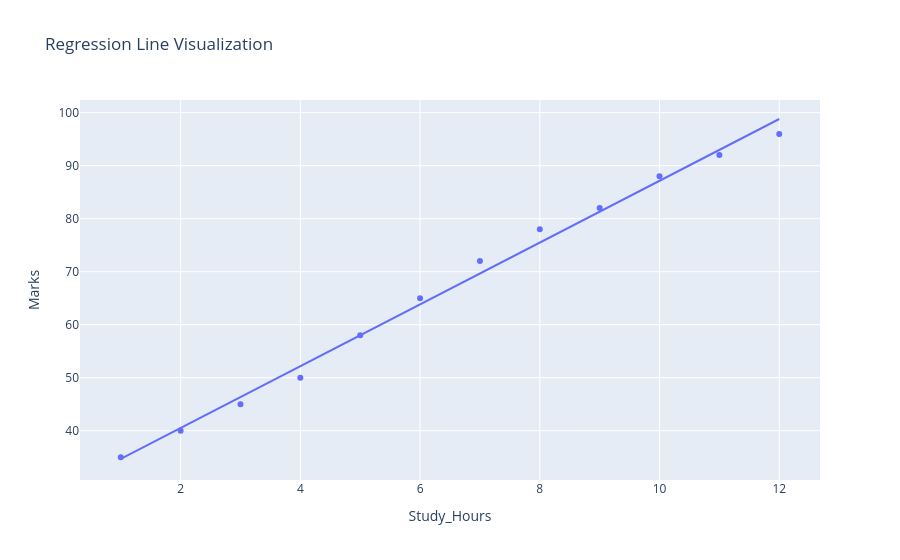

Write notebook code for a chart like this one.
### Markdown cell above
#### Plot 4

### Code cell
fig = px.scatter(
    df,
    x="Study_Hours",
    y="Marks",
    trendline="ols",
    title="Regression Line Visualization"
)

fig.show()

### Figure 1 — Plotly figure (JSON) as saved in the notebook; plotly's stock layout.template omitted (floating-point values rounded to 4 significant figures)
{"data": [{"hovertemplate": "Study_Hours=%{x}<br>Marks=%{y}<extra></extra>", "legendgroup": "", "marker": {"color": "#636efa", "symbol": "circle"}, "mode": "markers", "name": "", "orientation": "v", "showlegend": false, "type": "scatter", "x": [1, 2, 3, 4, 5, 6, 7, 8, 9, 10, 11, 12], "xaxis": "x", "y": [35, 40, 45, 50, 58, 65, 72, 78, 82, 88, 92, 96], "yaxis": "y"}, {"hovertemplate": "<b>OLS trendline</b><br>Marks = 5.82867 * Study_Hours + 28.8636<br>R<sup>2</sup>=0.993852<br><br>Study_Hours=%{x}<br>Marks=%{y} <b>(trend)</b><extra></extra>", "legendgroup": "", "marker": {"color": "#636efa", "symbol": "circle"}, "mode": "lines", "name": "", "showlegend": false, "type": "scatter", "x": [1, 2, 3, 4, 5, 6, 7, 8, 9, 10, 11, 12], "xaxis": "x", "y": [34.69, 40.52, 46.35, 52.18, 58.01, 63.84, 69.66, 75.49, 81.32, 87.15, 92.98, 98.81], "yaxis": "y"}], "layout": {"legend": {"tracegroupgap": 0}, "title": {"text": "Regression Line Visualization"}, "xaxis": {"anchor": "y", "domain": [0, 1], "title": {"text": "Study_Hours"}}, "yaxis": {"anchor": "x", "domain": [0, 1], "title": {"text": "Marks"}}}}
